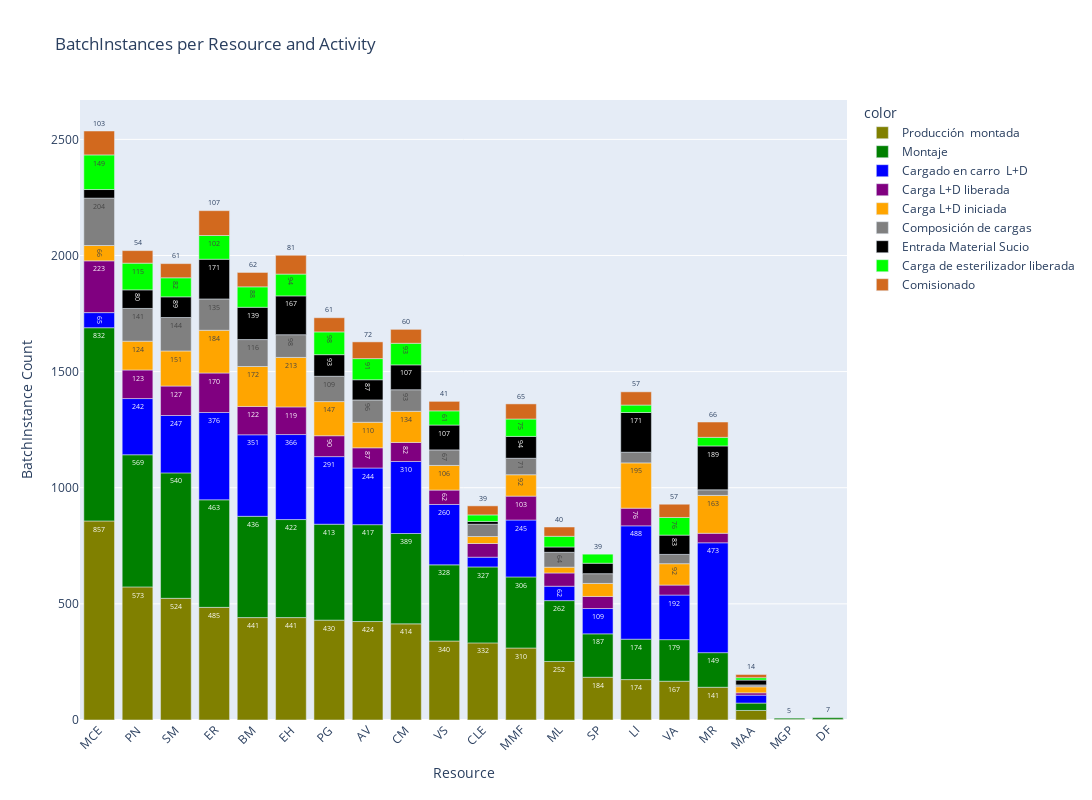

Source (notebook cell):
### Code cell
cypher_batches_per_resource = """
    MATCH (u:Resource)-[:CORR]->(n:BatchInstance)
    RETURN u.sysId AS resource, n.activity as activity, count(n) AS batch_count
    ORDER BY batch_count DESC
"""


def batches_per_resource(uri, username, password, cypher_batches_per_resource):
    driver = GraphDatabase.driver(uri, auth=(username, password))
    with driver.session() as session:
        result = session.run(cypher_batches_per_resource)
        data = result.data()
        return data
    
results_batches_per_resource = batches_per_resource(uri, username, password, cypher_batches_per_resource)

resource = [str(row['resource']) for row in results_batches_per_resource]
batch_counts = [row['batch_count'] for row in results_batches_per_resource]
activity = [str(row['activity']) for row in results_batches_per_resource]

fig = px.bar(x=resource, y=batch_counts, title='BatchInstances per Resource and Activity', labels={'x':'Resource', 'y':'BatchInstance Count'}, color=activity, color_discrete_sequence=['olive', 'green', 'blue', 'purple', 'orange', 'grey', 'black', 'lime', 'chocolate' ])

fig.update_layout(
    xaxis_tickangle=-45,
    xaxis_tickfont_size=12,
    yaxis_title='BatchInstance Count',
    xaxis_title='Resource',
    uniformtext_minsize=7,
    uniformtext_mode='hide',
    width=1300, 
    height=800,
    showlegend=True 
)

fig.update_traces(texttemplate='%{y}', textposition='outside')

fig.show()

#pio.write_image(fig, 'batches_per_activity_and_res.png', width=800, height=400, scale=3)

### Figure 1 — Plotly figure (JSON) as saved in the notebook; plotly's stock layout.template omitted (floating-point values rounded to 4 significant figures)
{"data": [{"alignmentgroup": "True", "hovertemplate": "color=Producción  montada<br>Resource=%{x}<br>BatchInstance Count=%{y}<extra></extra>", "legendgroup": "Producción  montada", "marker": {"color": "olive", "pattern": {"shape": ""}}, "name": "Producción  montada", "offsetgroup": "Producción  montada", "orientation": "v", "showlegend": true, "textposition": "outside", "texttemplate": "%{y}", "type": "bar", "x": ["MCE", "PN", "SM", "ER", "BM", "EH", "PG", "AV", "CM", "VS", "CLE", "MMF", "ML", "SP", "LI", "VA", "MR", "MAA", "MGP", "DF"], "xaxis": "x", "y": [857, 573, 524, 485, 441, 441, 430, 424, 414, 340, 332, 310, 252, 184, 174, 167, 141, 41, 3, 3], "yaxis": "y"}, {"alignmentgroup": "True", "hovertemplate": "color=Montaje<br>Resource=%{x}<br>BatchInstance Count=%{y}<extra></extra>", "legendgroup": "Montaje", "marker": {"color": "green", "pattern": {"shape": ""}}, "name": "Montaje", "offsetgroup": "Montaje", "orientation": "v", "showlegend": true, "textposition": "outside", "texttemplate": "%{y}", "type": "bar", "x": ["MCE", "PN", "SM", "ER", "BM", "EH", "AV", "PG", "CM", "VS", "CLE", "MMF", "ML", "SP", "VA", "LI", "MR", "MAA", "DF", "MGP"], "xaxis": "x", "y": [832, 569, 540, 463, 436, 422, 417, 413, 389, 328, 327, 306, 262, 187, 179, 174, 149, 32, 7, 5], "yaxis": "y"}, {"alignmentgroup": "True", "hovertemplate": "color=Cargado en carro  L+D<br>Resource=%{x}<br>BatchInstance Count=%{y}<extra></extra>", "legendgroup": "Cargado en carro  L+D", "marker": {"color": "blue", "pattern": {"shape": ""}}, "name": "Cargado en carro  L+D", "offsetgroup": "Cargado en carro  L+D", "orientation": "v", "showlegend": true, "textposition": "outside", "texttemplate": "%{y}", "type": "bar", "x": ["LI", "MR", "ER", "EH", "BM", "CM", "PG", "VS", "SM", "MMF", "AV", "PN", "VA", "SP", "MCE", "ML", "CLE", "MAA"], "xaxis": "x", "y": [488, 473, 376, 366, 351, 310, 291, 260, 247, 245, 244, 242, 192, 109, 65, 62, 42, 34], "yaxis": "y"}, {"alignmentgroup": "True", "hovertemplate": "color=Carga L+D liberada<br>Resource=%{x}<br>BatchInstance Count=%{y}<extra></extra>", "legendgroup": "Carga L+D liberada", "marker": {"color": "purple", "pattern": {"shape": ""}}, "name": "Carga L+D liberada", "offsetgroup": "Carga L+D liberada", "orientation": "v", "showlegend": true, "textposition": "outside", "texttemplate": "%{y}", "type": "bar", "x": ["MCE", "ER", "SM", "PN", "BM", "EH", "MMF", "PG", "AV", "CM", "LI", "VS", "CLE", "ML", "SP", "VA", "MR", "MAA"], "xaxis": "x", "y": [223, 170, 127, 123, 122, 119, 103, 90, 87, 82, 76, 62, 59, 57, 52, 43, 41, 10], "yaxis": "y"}, {"alignmentgroup": "True", "hovertemplate": "color=Carga L+D iniciada<br>Resource=%{x}<br>BatchInstance Count=%{y}<extra></extra>", "legendgroup": "Carga L+D iniciada", "marker": {"color": "orange", "pattern": {"shape": ""}}, "name": "Carga L+D iniciada", "offsetgroup": "Carga L+D iniciada", "orientation": "v", "showlegend": true, "textposition": "outside", "texttemplate": "%{y}", "type": "bar", "x": ["EH", "LI", "ER", "BM", "MR", "SM", "PG", "CM", "PN", "AV", "VS", "MMF", "VA", "MCE", "SP", "CLE", "MAA", "ML"], "xaxis": "x", "y": [213, 195, 184, 172, 163, 151, 147, 134, 124, 110, 106, 92, 92, 66, 56, 30, 26, 25], "yaxis": "y"}, {"alignmentgroup": "True", "hovertemplate": "color=Composición de cargas<br>Resource=%{x}<br>BatchInstance Count=%{y}<extra></extra>", "legendgroup": "Composición de cargas", "marker": {"color": "grey", "pattern": {"shape": ""}}, "name": "Composición de cargas", "offsetgroup": "Composición de cargas", "orientation": "v", "showlegend": true, "textposition": "outside", "texttemplate": "%{y}", "type": "bar", "x": ["MCE", "SM", "PN", "ER", "BM", "PG", "EH", "AV", "CM", "MMF", "VS", "ML", "CLE", "LI", "SP", "VA", "MR", "MAA"], "xaxis": "x", "y": [204, 144, 141, 135, 116, 109, 98, 96, 93, 71, 67, 64, 53, 46, 42, 40, 24, 8], "yaxis": "y"}, {"alignmentgroup": "True", "hovertemplate": "color=Entrada Material Sucio<br>Resource=%{x}<br>BatchInstance Count=%{y}<extra></extra>", "legendgroup": "Entrada Material Sucio", "marker": {"color": "black", "pattern": {"shape": ""}}, "name": "Entrada Material Sucio", "offsetgroup": "Entrada Material Sucio", "orientation": "v", "showlegend": true, "textposition": "outside", "texttemplate": "%{y}", "type": "bar", "x": ["MR", "ER", "LI", "EH", "BM", "VS", "CM", "MMF", "PG", "SM", "AV", "VA", "PN", "SP", "MCE", "ML", "MAA", "CLE"], "xaxis": "x", "y": [189, 171, 171, 167, 139, 107, 107, 94, 93, 89, 87, 83, 80, 45, 37, 23, 21, 12], "yaxis": "y"}, {"alignmentgroup": "True", "hovertemplate": "color=Carga de esterilizador liberada<br>Resource=%{x}<br>BatchInstance Count=%{y}<extra></extra>", "legendgroup": "Carga de esterilizador liberada", "marker": {"color": "lime", "pattern": {"shape": ""}}, "name": "Carga de esterilizador liberada", "offsetgroup": "Carga de esterilizador liberada", "orientation": "v", "showlegend": true, "textposition": "outside", "texttemplate": "%{y}", "type": "bar", "x": ["MCE", "PN", "ER", "PG", "EH", "CM", "AV", "BM", "SM", "VA", "MMF", "VS", "ML", "SP", "MR", "LI", "CLE", "MAA"], "xaxis": "x", "y": [149, 115, 102, 98, 94, 93, 91, 88, 82, 76, 75, 61, 46, 39, 37, 32, 28, 10], "yaxis": "y"}, {"alignmentgroup": "True", "hovertemplate": "color=Comisionado<br>Resource=%{x}<br>BatchInstance Count=%{y}<extra></extra>", "legendgroup": "Comisionado", "marker": {"color": "chocolate", "pattern": {"shape": ""}}, "name": "Comisionado", "offsetgroup": "Comisionado", "orientation": "v", "showlegend": true, "textposition": "outside", "texttemplate": "%{y}", "type": "bar", "x": ["ER", "MCE", "EH", "AV", "MR", "MMF", "BM", "PG", "SM", "CM", "VA", "LI", "PN", "VS", "ML", "CLE", "MAA"], "xaxis": "x", "y": [107, 103, 81, 72, 66, 65, 62, 61, 61, 60, 57, 57, 54, 41, 40, 39, 14], "yaxis": "y"}], "layout": {"barmode": "relative", "height": 800, "legend": {"title": {"text": "color"}, "tracegroupgap": 0}, "showlegend": true, "title": {"text": "BatchInstances per Resource and Activity"}, "uniformtext": {"minsize": 7, "mode": "hide"}, "width": 1300, "xaxis": {"anchor": "y", "domain": [0, 1], "tickangle": -45, "tickfont": {"size": 12}, "title": {"text": "Resource"}}, "yaxis": {"anchor": "x", "domain": [0, 1], "title": {"text": "BatchInstance Count"}}}}
